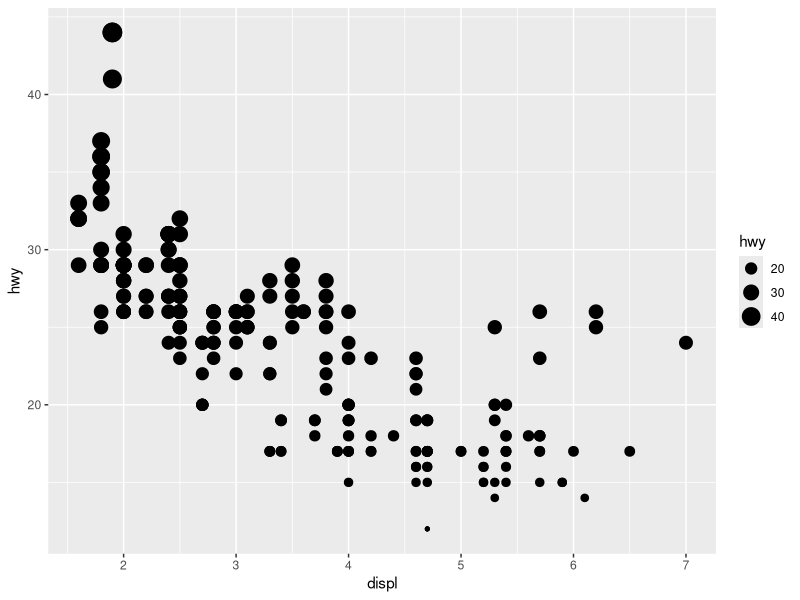
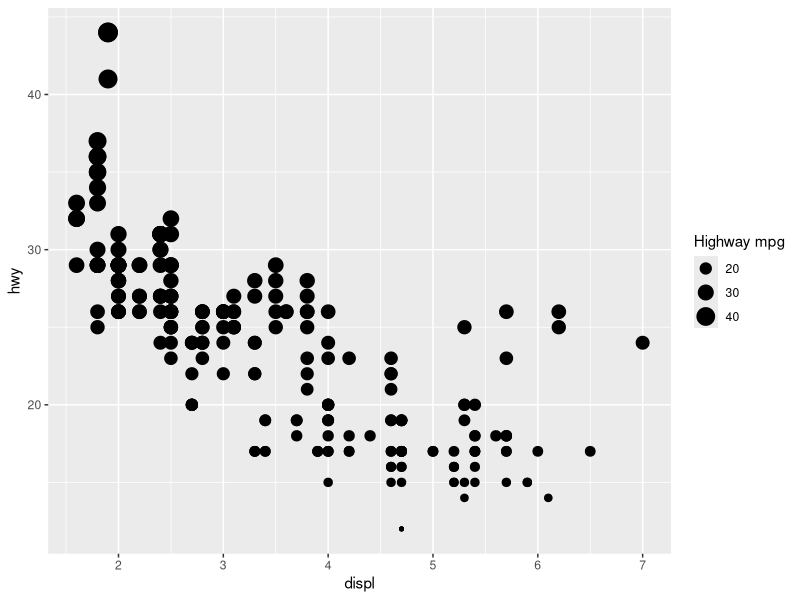
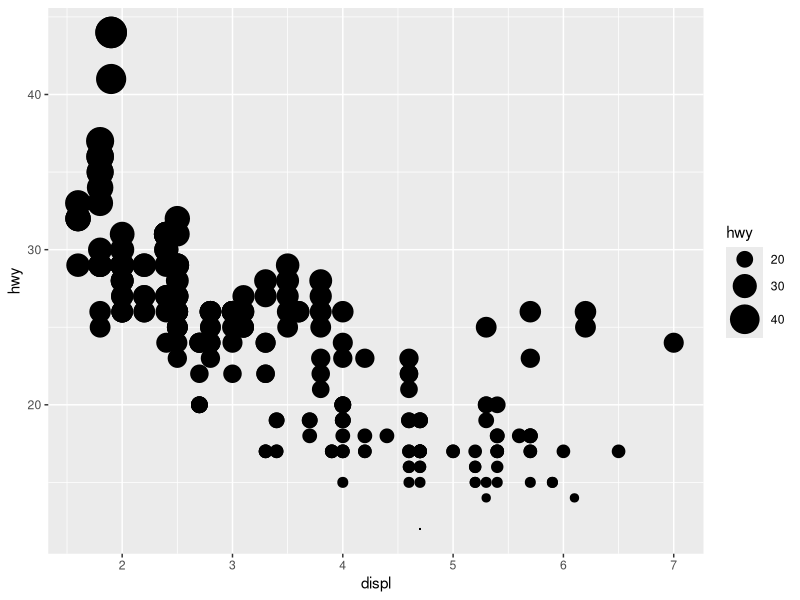
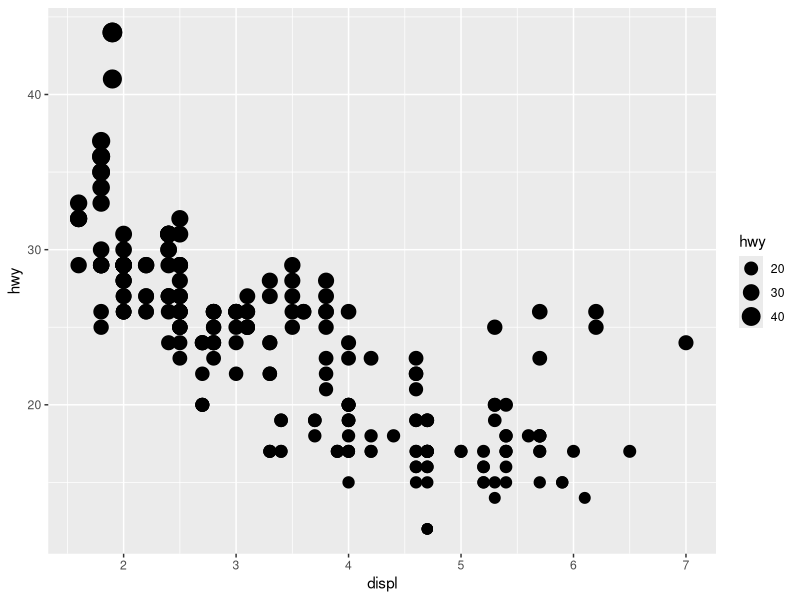
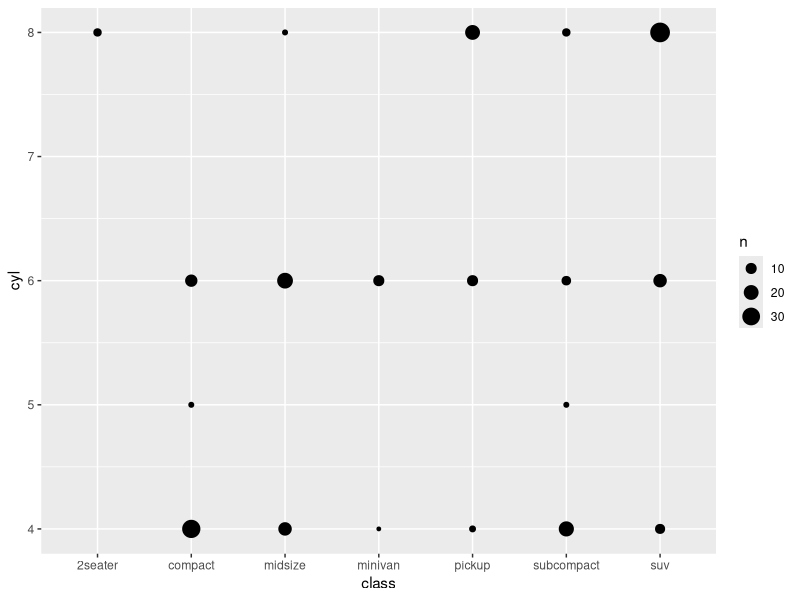
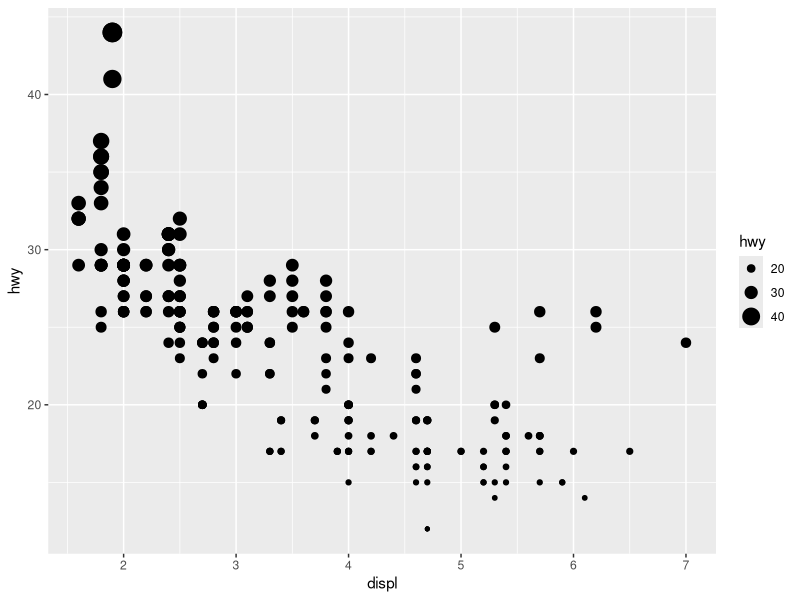

Write the R code that produced these figures, in order.
library(ggplot2)


### Name: scale_size
### Title: Scales for area or radius
### Aliases: scale_size scale_size_continuous scale_radius
###   scale_size_discrete scale_size_ordinal scale_size_area
###   scale_size_datetime scale_size_date

### ** Examples

p <- ggplot(mpg, aes(displ, hwy, size = hwy)) +
   geom_point()
p
p + scale_size("Highway mpg")
p + scale_size(range = c(0, 10))

# If you want zero value to have zero size, use scale_size_area:
p + scale_size_area()

# This is most useful when size is a count
ggplot(mpg, aes(class, cyl)) +
  geom_count() +
  scale_size_area()

# If you want to map size to radius (usually bad idea), use scale_radius
p + scale_radius()
